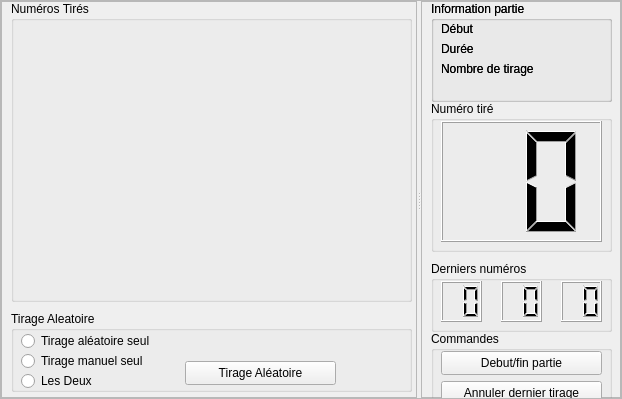
                        <widget class="QFrame" name="frame">
                            <property name="sizePolicy">
                                <sizepolicy hsizetype="Preferred" vsizetype="Expanding">
                                    <horstretch>0</horstretch>
                                    <verstretch>1</verstretch>
                                </sizepolicy>
                            </property>
                            <property name="frameShape">
                                <enum>QFrame::StyledPanel</enum>
                            </property>
                            <property name="frameShadow">
                                <enum>QFrame::Raised</enum>
                            </property>
                            <layout class="QHBoxLayout" name="horizontalLayout">
                                <property name="spacing">
                                    <number>0</number>
                                </property>
                                <property name="leftMargin">
                                    <number>0</number>
                                </property>
                                <property name="topMargin">
                                    <number>0</number>
                                </property>
                                <property name="rightMargin">
                                    <number>0</number>
                                </property>
                                <property name="bottomMargin">
                                    <number>0</number>
                                </property>
                                <item>
                                    <widget class="QSplitter" name="splitter_2">
                                        <property name="orientation">
                                            <enum>Qt::Horizontal</enum>
                                        </property>
                                        <widget class="QFrame" name="frame_3">
                                            <property name="sizePolicy">
                                                <sizepolicy hsizetype="Preferred" vsizetype="Preferred">
                                                    <horstretch>1</horstretch>
                                                    <verstretch>0</verstretch>
                                                </sizepolicy>
                                            </property>
                                            <property name="minimumSize">
                                                <size>
                                                    <width>416</width>
                                                    <height>397</height>
                                                </size>
                                            </property>
                                            <property name="frameShape">
                                                <enum>QFrame::StyledPanel</enum>
                                            </property>
                                            <property name="frameShadow">
                                                <enum>QFrame::Plain</enum>
                                            </property>
                                            <widget class="QGroupBox" name="groupBox">
                                                <property name="geometry">
                                                    <rect>
                                                        <x>10</x>
                                                        <y>310</y>
                                                        <width>401</width>
                                                        <height>81</height>
                                                    </rect>
                                                </property>
                                                <property name="title">
                                                    <string>Tirage Aleatoire</string>
                                                </property>
                                                <widget class="QRadioButton" name="radioButton">
                                                    <property name="geometry">
                                                        <rect>
                                                            <x>10</x>
                                                            <y>20</y>
                                                            <width>131</width>
                                                            <height>20</height>
                                                        </rect>
                                                    </property>
                                                    <property name="text">
                                                        <string>Tirage aléatoire seul</string>
                                                    </property>
                                                </widget>
                                                <widget class="QRadioButton" name="radioButton_2">
                                                    <property name="geometry">
                                                        <rect>
                                                            <x>10</x>
                                                            <y>40</y>
                                                            <width>121</width>
                                                            <height>20</height>
                                                        </rect>
                                                    </property>
                                                    <property name="text">
                                                        <string>Tirage manuel seul</string>
                                                    </property>
                                                </widget>
                                                <widget class="QRadioButton" name="radioButton_3">
                                                    <property name="geometry">
                                                        <rect>
                                                            <x>10</x>
                                                            <y>60</y>
                                                            <width>86</width>
                                                            <height>20</height>
                                                        </rect>
                                                    </property>
                                                    <property name="text">
                                                        <string>Les Deux</string>
                                                    </property>
                                                </widget>
                                                <widget class="QPushButton" name="pushButton">
                                                    <property name="geometry">
                                                        <rect>
                                                            <x>174</x>
                                                            <y>50</y>
                                                            <width>151</width>
                                                            <height>24</height>
                                                        </rect>
                                                    </property>
                                                    <property name="text">
                                                        <string>Tirage Aléatoire</string>
                                                    </property>
                                                </widget>
                                            </widget>
                                            <widget class="QGroupBox" name="groupBox_2">
                                                <property name="geometry">
                                                    <rect>
                                                        <x>10</x>
                                                        <y>0</y>
                                                        <width>401</width>
                                                        <height>301</height>
                                                    </rect>
                                                </property>
                                                <property name="title">
                                                    <string>Numéros Tirés</string>
                                                </property>
                                            </widget>
                                        </widget>
                                        <widget class="QFrame" name="frame_4">
                                            <property name="sizePolicy">
                                                <sizepolicy hsizetype="Preferred" vsizetype="Preferred">
                                                    <horstretch>0</horstretch>
                                                    <verstretch>0</verstretch>
                                                </sizepolicy>
                                            </property>
                                            <property name="minimumSize">
                                                <size>
                                                    <width>200</width>
                                                    <height>397</height>
                                                </size>
                                            </property>
                                            <property name="frameShape">
                                                <enum>QFrame::StyledPanel</enum>
                                            </property>
                                            <property name="frameShadow">
                                                <enum>QFrame::Plain</enum>
                                            </property>
                                            <widget class="QGroupBox" name="groupBox_9">
                                                <property name="geometry">
                                                    <rect>
                                                        <x>10</x>
                                                        <y>0</y>
                                                        <width>181</width>
                                                        <height>101</height>
                                                    </rect>
                                                </property>
                                                <property name="title">
                                                    <string>Information partie</string>
                                                </property>
                                                <widget class="QLabel" name="label">
                                                    <property name="geometry">
                                                        <rect>
                                                            <x>10</x>
                                                            <y>20</y>
                                                            <width>49</width>
                                                            <height>16</height>
                                                        </rect>
                                                    </property>
                                                    <property name="text">
                                                        <string>Début</string>
                                                    </property>
                                                </widget>
                                                <widget class="QLabel" name="label_2">
                                                    <property name="geometry">
                                                        <rect>
                                                            <x>10</x>
                                                            <y>40</y>
                                                            <width>49</width>
                                                            <height>16</height>
                                                        </rect>
                                                    </property>
                                                    <property name="text">
                                                        <string>Durée</string>
                                                    </property>
                                                </widget>
                                                <widget class="QLabel" name="label_3">
                                                    <property name="geometry">
                                                        <rect>
                                                            <x>10</x>
                                                            <y>60</y>
                                                            <width>101</width>
                                                            <height>16</height>
                                                        </rect>
                                                    </property>
                                                    <property name="text">
                                                        <string>Nombre de tirage</string>
                                                    </property>
                                                </widget>
                                                <widget class="QGroupBox" name="groupBox_10">
                                                    <property name="geometry">
                                                        <rect>
                                                            <x>0</x>
                                                            <y>0</y>
                                                            <width>181</width>
                                                            <height>101</height>
                                                        </rect>
                                                    </property>
                                                    <property name="title">
                                                        <string>Information partie</string>
                                                    </property>
                                                    <widget class="QLabel" name="label_4">
                                                        <property name="geometry">
                                                            <rect>
                                                                <x>10</x>
                                                                <y>20</y>
                                                                <width>49</width>
                                                                <height>16</height>
                                                            </rect>
                                                        </property>
                                                        <property name="text">
                                                            <string>Début</string>
                                                        </property>
                                                    </widget>
                                                    <widget class="QLabel" name="label_5">
                                                        <property name="geometry">
                                                            <rect>
                                                                <x>10</x>
                                                                <y>40</y>
                                                                <width>49</width>
                                                                <height>16</height>
                                                            </rect>
                                                        </property>
                                                        <property name="text">
                                                            <string>Durée</string>
                                                        </property>
                                                    </widget>
                                                    <widget class="QLabel" name="label_6">
                                                        <property name="geometry">
                                                            <rect>
                                                                <x>10</x>
                                                                <y>60</y>
                                                                <width>101</width>
                                                                <height>16</height>
                                                            </rect>
                                                        </property>
                                                        <property name="text">
                                                            <string>Nombre de tirage</string>
                                                        </property>
                                                    </widget>
                                                </widget>
                                            </widget>
                                            <widget class="QGroupBox" name="groupBox_11">
                                                <property name="geometry">
                                                    <rect>
                                                        <x>10</x>
                                                        <y>100</y>
                                                        <width>181</width>
                                                        <height>151</height>
                                                    </rect>
                                                </property>
                                                <property name="title">
                                                    <string>Numéro tiré</string>
                                                </property>
                                                <widget class="QLCDNumber" name="lcdNumber_4">
                                                    <property name="geometry">
                                                        <rect>
                                                            <x>10</x>
                                                            <y>20</y>
                                                            <width>161</width>
                                                            <height>121</height>
                                                        </rect>
                                                    </property>
                                                    <property name="digitCount">
                                                        <number>2</number>
                                                    </property>
                                                </widget>
                                            </widget>
                                            <widget class="QGroupBox" name="groupBox_12">
                                                <property name="geometry">
                                                    <rect>
                                                        <x>10</x>
                                                        <y>260</y>
                                                        <width>181</width>
                                                        <height>71</height>
                                                    </rect>
                                                </property>
                                                <property name="title">
                                                    <string>Derniers numéros</string>
                                                </property>
                                                <widget class="QLCDNumber" name="lcdNumber">
                                                    <property name="geometry">
                                                        <rect>
                                                            <x>10</x>
                                                            <y>20</y>
                                                            <width>41</width>
                                                            <height>41</height>
                                                        </rect>
                                                    </property>
                                                    <property name="digitCount">
                                                        <number>2</number>
                                                    </property>
                                                </widget>
                                                <widget class="QLCDNumber" name="lcdNumber_2">
                                                    <property name="geometry">
                                                        <rect>
                                                            <x>70</x>
                                                            <y>20</y>
                                                            <width>41</width>
                                                            <height>41</height>
                                                        </rect>
                                                    </property>
                                                    <property name="digitCount">
                                                        <number>2</number>
                                                    </property>
                                                </widget>
                                                <widget class="QLCDNumber" name="lcdNumber_3">
                                                    <property name="geometry">
                                                        <rect>
                                                            <x>130</x>
                                                            <y>20</y>
                                                            <width>41</width>
                                                            <height>41</height>
                                                        </rect>
                                                    </property>
                                                    <property name="digitCount">
                                                        <number>2</number>
                                                    </property>
                                                </widget>
                                            </widget>
                                            <widget class="QGroupBox" name="groupBox_13">
                                                <property name="geometry">
                                                    <rect>
                                                        <x>10</x>
                                                        <y>330</y>
                                                        <width>181</width>
                                                        <height>111</height>
                                                    </rect>
                                                </property>
                                                <property name="title">
                                                    <string>Commandes</string>
                                                </property>
                                                <widget class="QPushButton" name="pushButton_2">
                                                    <property name="geometry">
                                                        <rect>
                                                            <x>10</x>
                                                            <y>20</y>
                                                            <width>161</width>
                                                            <height>24</height>
                                                        </rect>
                                                    </property>
                                                    <property name="text">
                                                        <string>Debut/fin partie</string>
                                                    </property>
                                                </widget>
                                                <widget class="QPushButton" name="pushButton_3">
                                                    <property name="geometry">
                                                        <rect>
                                                            <x>10</x>
                                                            <y>50</y>
                                                            <width>161</width>
                                                            <height>24</height>
                                                        </rect>
                                                    </property>
                                                    <property name="text">
                                                        <string>Annuler dernier tirage</string>
                                                    </property>
                                                </widget>
                                            </widget>
                                        </widget>
                                    </widget>
                                </item>
                            </layout>
                        </widget>
